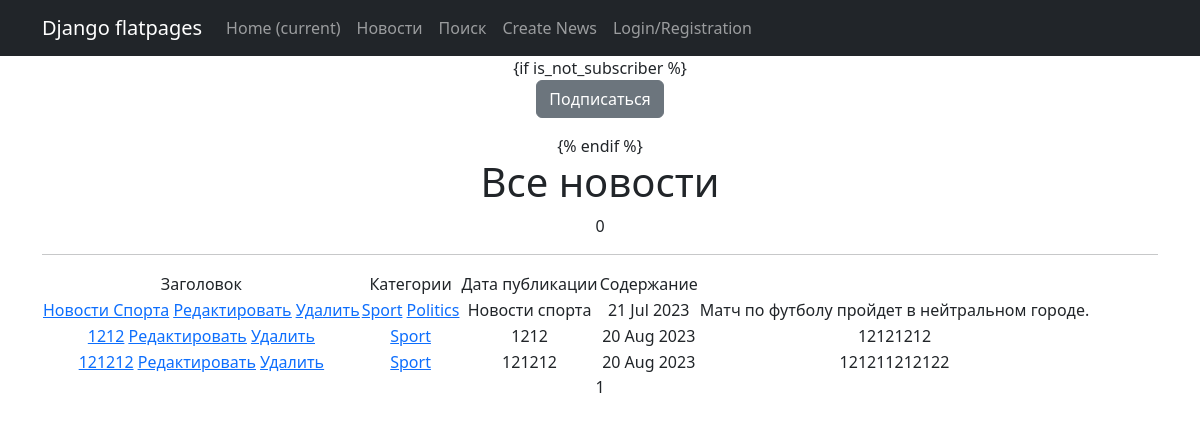
Screenshot of /categories/1 with the database file from the repository.
### news/models.py (models this page shows, shortened)
class Post(models.Model):
    article = 'ARTI'
    news = 'NEWS'
    POST_TYPE = [
        (article, 'Статья'),
        (news, 'Новость')
    ]
    author = models.ForeignKey(Author, on_delete=models.CASCADE)
    types = models.CharField(max_length=4, choices=POST_TYPE, default=news)
    data_create = models.DateField(auto_now_add=True)
    category = models.ManyToManyField(Category, through='PostCategory')
    title = models.CharField(max_length=255, blank=False)
    text = models.TextField(blank=False)
    post_rating = models.IntegerField(default=0)  # рейтинг статьи/новости

class Category(models.Model):
    sport = 'SP'
    politics = 'PO'
    education = 'ED'
    weather = 'WE'
    CATEGORY_TYPES = [
        (sport, 'Спорт'),
        (politics, 'Политика'),
        (education, 'Образование'),
        (weather, 'Погода'),
    ]
    category_name = models.CharField(max_length=25, unique=True)
    subscribers = models.ManyToManyField(User, blank=True, related_name='categories')
    def __str__(self):
        return self.category_name.title()

### news/views.py (the view)
# urls.py: path('categories/<int:pk>', CategoryListView.as_view(), name='category_list'),
class CategoryListView(NewsListView):
    model = Post
    template_name = 'news/category_list.html'
    context_object_name = 'category_news_list'
    def get_queryset(self):
        self.category = get_object_or_404(Category, id=self.kwargs['pk'])
        queryset = Post.objects.filter(category=self.category)
        return queryset
    def get_context_data(self, **kwargs):
        context = super().get_context_data(**kwargs)
        context['is not_subscriber'] = self.request.user not in self.category.subscribers.all()
        context['category'] = self.category
        return context

### news/templatetags/custom_filters.py (called while the page is built)
@register.filter()
def censor(value):
    if not isinstance(value, str):
        raise ValueError('Фильтр только для строк')
    words = value.split()
    for i, word in enumerate(words):
        if word.lower() in BED_WORDS:
            words[i] = '*' * len(word)
    return ' '.join(words)

### templates/news/category_list.html (shortened to what this page needs)
{% extends 'flatpages/base.html' %}
{% load custom_filters %}
{% block content %}
    {if is_not_subscriber %}
        <p class="text-center"><a href="{% url 'subscribe' category.id %}" class="btn btn-secondary btm-sm">Подписаться</a> </p>
    {% endif
    %}
   <h1>Все новости</h1>
        {{ news|length }}
        <hr>
        {% if category_news_list %}
            <table>
                <tr>
                    <td>Заголовок</td>
                    <td>Категории</td>
                    <td>Дата публикации</td>
                    <td>Содержание</td>
                </tr>
                {% for new in category_news_list %}
                <tr>
                    <td>
                        <a href="{% url 'new' new.id %}">{{ new.title|title }}</a>
                        <a href="{% url 'new_edit' new.id %}"><u>Редактировать</u></a>
                        <a href="{% url 'new_delete' new.id %}"><u> Удалить </u></a>
                    </td>
                    <td>
                        {% for category in new.category.all %}
                            <a href="{% url 'category_list' category.id %}">{{category}}</a>
                        {% endfor %}
                    </td>
                    <td>{{ new.title|censor }}</td>
                    <td>{{ new.data_create|date:'d M Y' }}</td>
                    <td>{{ new.text|censor|truncatewords:20 }}</td>
                </tr>
                {% endfor %}
            </table>
        {% else %}
            <h2>Новостей нет!</h2>
        {% endif %}
   {{ page_obj.number }}
{% endblock content %}

### templates/flatpages/base.html (shortened to what this page needs)
<!DOCTYPE html>
<html lang="en">
    <head>
        {% load static %}
        <link href="{% static 'css/styles.css' %}" rel="stylesheet" />
    </head>
    <body>
        <nav class="navbar navbar-expand-lg navbar-dark bg-dark static-top">
           <div class="container">
               <a class="navbar-brand" href="#">Django flatpages</a>
               <div class="collapse navbar-collapse" id="navbarResponsive">
                   <ul class="navbar-nav ml-auto">
                       <li class="nav-item active">
                           <a class="nav-link" href="#">Home
                               <span class="sr-only">(current)</span>
                           </a>
                       </li>
                       <li class="nav-item">
                           <a class="nav-link" href="{% url 'news' %}">Новости</a>
                       </li>
                       <li class="nav-item">
                           <a class="nav-link" href="{% url 'search' %}">Поиск</a>
                       </li>
                       <li class="nav-item">
                            <a class="nav-link" href="{% url 'new_add' %}">Create News</a>
                       </li>
                       <li class="nav-item">
                            <a class="nav-link" href="{% url 'login' %}">Login/Registration</a>
                       </li>
                   </ul>
               </div>
           </div>
        </nav>
        <div class="container">
           <div class="row">
               <div class="col-lg-12 text-center">
                   {% block content %}
                   {% endblock content %}
               </div>
           </div>
        </div>
    </body>
</html>

### rows the page displays
Post: title "Новости Спорта", title|censor "Новости спорта", data_create "21 Jul 2023", text|censor "Матч по футболу пройдет в нейтральном городе."
Category: category_name "Sport"
Category: category_name "Politics"
Post: title "1212", title|censor "1212", data_create "20 Aug 2023", text|censor "12121212"
Post: title "121212", title|censor "121212", data_create "20 Aug 2023", text|censor "121211212122"

### other values shown
{{ news|length }} "0"
{{ page_obj.number }} "1"
